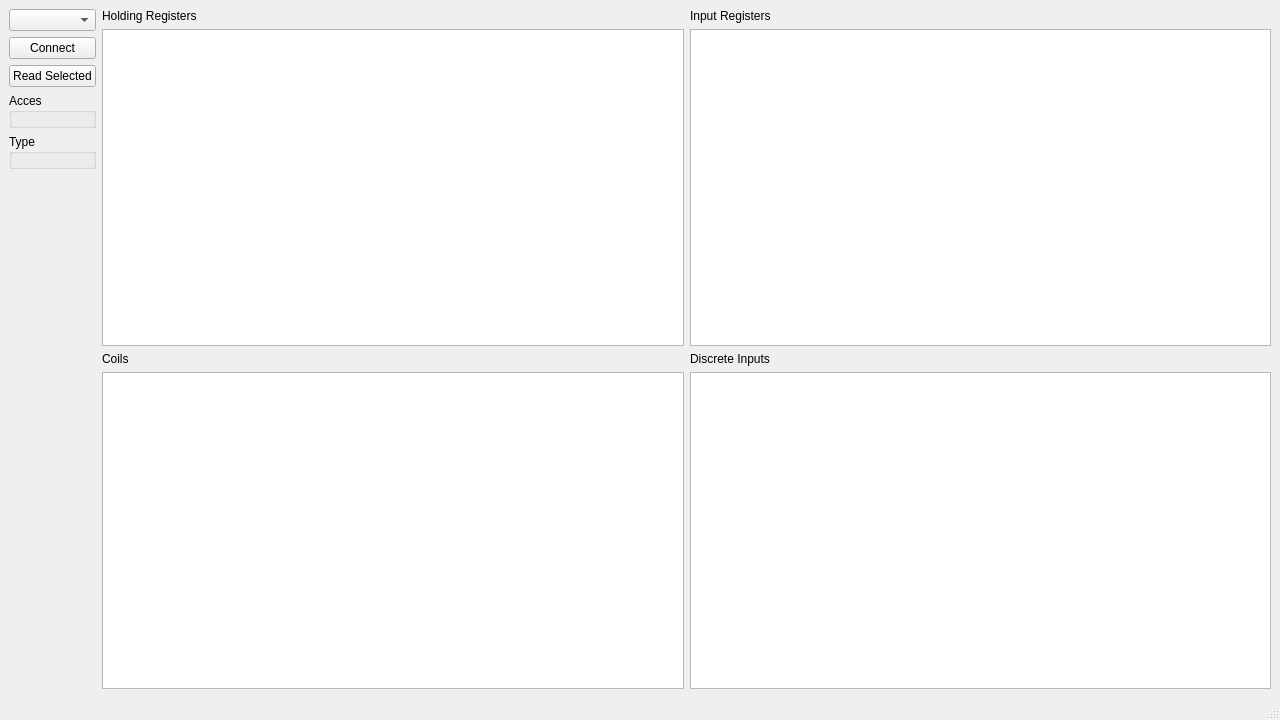
<?xml version="1.0" encoding="UTF-8"?>
<ui version="4.0">
 <class>MainWindow</class>
 <widget class="QMainWindow" name="MainWindow">
  <property name="geometry">
   <rect>
    <x>0</x>
    <y>0</y>
    <width>1280</width>
    <height>720</height>
   </rect>
  </property>
  <property name="windowTitle">
   <string>MainWindow</string>
  </property>
  <widget class="QWidget" name="centralwidget">
   <layout class="QGridLayout" name="gridLayout">
    <item row="3" column="1">
     <widget class="QTableView" name="tvCoils">
      <property name="alternatingRowColors">
       <bool>true</bool>
      </property>
      <property name="selectionBehavior">
       <enum>QAbstractItemView::SelectRows</enum>
      </property>
      <property name="sortingEnabled">
       <bool>true</bool>
      </property>
     </widget>
    </item>
    <item row="3" column="2">
     <widget class="QTableView" name="tvDiscreteInputs">
      <property name="alternatingRowColors">
       <bool>true</bool>
      </property>
      <property name="selectionBehavior">
       <enum>QAbstractItemView::SelectRows</enum>
      </property>
      <property name="sortingEnabled">
       <bool>true</bool>
      </property>
     </widget>
    </item>
    <item row="1" column="2">
     <widget class="QTableView" name="tvHoldingRegisters_3">
      <property name="alternatingRowColors">
       <bool>true</bool>
      </property>
      <property name="selectionBehavior">
       <enum>QAbstractItemView::SelectRows</enum>
      </property>
      <property name="sortingEnabled">
       <bool>true</bool>
      </property>
     </widget>
    </item>
    <item row="1" column="1">
     <widget class="QTableView" name="tvHoldingRegisters">
      <property name="alternatingRowColors">
       <bool>true</bool>
      </property>
      <property name="selectionBehavior">
       <enum>QAbstractItemView::SelectRows</enum>
      </property>
      <property name="sortingEnabled">
       <bool>true</bool>
      </property>
     </widget>
    </item>
    <item row="0" column="1">
     <widget class="QLabel" name="label">
      <property name="text">
       <string>Holding Registers</string>
      </property>
     </widget>
    </item>
    <item row="2" column="1">
     <widget class="QLabel" name="label_2">
      <property name="text">
       <string>Coils</string>
      </property>
     </widget>
    </item>
    <item row="0" column="2">
     <widget class="QLabel" name="label_3">
      <property name="text">
       <string>Input Registers</string>
      </property>
     </widget>
    </item>
    <item row="2" column="2">
     <widget class="QLabel" name="label_4">
      <property name="text">
       <string>Discrete Inputs</string>
      </property>
     </widget>
    </item>
    <item row="0" column="0" rowspan="4">
     <layout class="QVBoxLayout" name="verticalLayout">
      <item>
       <widget class="QComboBox" name="cbxPorts"/>
      </item>
      <item>
       <widget class="QPushButton" name="pbConnect">
        <property name="text">
         <string>Connect</string>
        </property>
       </widget>
      </item>
      <item>
       <widget class="QPushButton" name="pbReadSelected">
        <property name="text">
         <string>Read Selected</string>
        </property>
       </widget>
      </item>
      <item>
       <widget class="QGroupBox" name="grbxAcces">
        <property name="title">
         <string>Acces</string>
        </property>
        <layout class="QVBoxLayout" name="vlayAcces">
         <property name="leftMargin">
          <number>6</number>
         </property>
         <property name="topMargin">
          <number>6</number>
         </property>
         <property name="rightMargin">
          <number>6</number>
         </property>
         <property name="bottomMargin">
          <number>6</number>
         </property>
        </layout>
       </widget>
      </item>
      <item>
       <widget class="QGroupBox" name="grbxType">
        <property name="title">
         <string>Type</string>
        </property>
        <layout class="QVBoxLayout" name="vlayType">
         <property name="leftMargin">
          <number>6</number>
         </property>
         <property name="topMargin">
          <number>6</number>
         </property>
         <property name="rightMargin">
          <number>6</number>
         </property>
         <property name="bottomMargin">
          <number>6</number>
         </property>
        </layout>
       </widget>
      </item>
      <item>
       <spacer name="verticalSpacer">
        <property name="orientation">
         <enum>Qt::Vertical</enum>
        </property>
        <property name="sizeHint" stdset="0">
         <size>
          <width>20</width>
          <height>40</height>
         </size>
        </property>
       </spacer>
      </item>
     </layout>
    </item>
   </layout>
  </widget>
  <widget class="QMenuBar" name="menubar">
   <property name="geometry">
    <rect>
     <x>0</x>
     <y>0</y>
     <width>1280</width>
     <height>21</height>
    </rect>
   </property>
  </widget>
  <widget class="QStatusBar" name="statusbar"/>
 </widget>
 <resources/>
 <connections/>
</ui>
